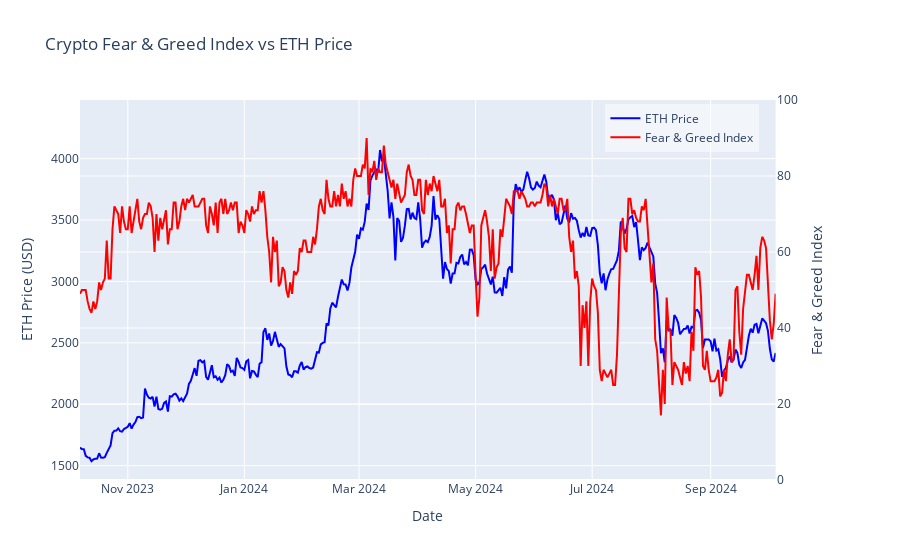

The notebook cell saved with this chart:
### Code cell
import plotly.graph_objects as go
from plotly.subplots import make_subplots

def plot_data(merged_df):
    # Sort the dataframe by date
    merged_df = merged_df.sort_values('date')

    # Create figure with secondary y-axis
    fig = make_subplots(specs=[[{"secondary_y": True}]])

    # Add traces
    fig.add_trace(
        go.Scatter(x=merged_df['date'], y=merged_df['daily_avg_price'], name="ETH Price", line=dict(color='blue')),
        secondary_y=False,
    )

    fig.add_trace(
        go.Scatter(x=merged_df['date'], y=merged_df['value'], name="Fear & Greed Index", line=dict(color='red')),
        secondary_y=True,
    )

    # Add figure title
    fig.update_layout(
        title_text="Crypto Fear & Greed Index vs ETH Price",
        xaxis_title="Date",
        yaxis_title="ETH Price (USD)",
        yaxis2_title="Fear & Greed Index",
        legend=dict(x=0.71, y=0.99, bgcolor='rgba(255, 255, 255, 0.5)'),
        hovermode="x unified"
    )

    # Update y-axes ranges
    fig.update_yaxes(range=[merged_df['daily_avg_price'].min() * 0.9, merged_df['daily_avg_price'].max() * 1.1], secondary_y=False)
    fig.update_yaxes(range=[0, 100], secondary_y=True)

    return fig

# Usage
time_period = 365
fear_greed_df = get_fear_greed_data(time_period)  # Last 120 days
eth_df = get_eth_price_data(time_period)  # Last 120 days
bitcoin_df = get_bitcoin_price_data(time_period)  # Last 120 days
# Merge and plot
merged_eth_fg_df = merge_data(fear_greed_df, eth_df)
fig = plot_data(merged_eth_fg_df)

# Display the interactive plot in a Jupyter notebook
fig.show()

# To save as HTML file
#fig.write_html("interactive_plot.html")

### Figure 1 — Plotly figure (JSON) as saved in the notebook; plotly's stock layout.template omitted (floating-point values rounded to 4 significant figures; data arrays with more than 128 entries replaced by an {"elided": "..."} marker saying what was removed)
{"data": [{"line": {"color": "blue"}, "name": "ETH Price", "type": "scatter", "x": {"elided": "365 str values"}, "xaxis": "x", "y": {"elided": "365 float values"}, "yaxis": "y"}, {"line": {"color": "red"}, "name": "Fear & Greed Index", "type": "scatter", "x": {"elided": "365 str values"}, "xaxis": "x", "y": {"elided": "365 int values"}, "yaxis": "y2"}], "layout": {"hovermode": "x unified", "legend": {"bgcolor": "rgba(255, 255, 255, 0.5)", "x": 0.71, "y": 0.99}, "title": {"text": "Crypto Fear & Greed Index vs ETH Price"}, "xaxis": {"anchor": "y", "domain": [0, 0.94], "title": {"text": "Date"}}, "yaxis": {"anchor": "x", "domain": [0, 1], "range": [1383.0, 4478.0], "title": {"text": "ETH Price (USD)"}}, "yaxis2": {"anchor": "x", "overlaying": "y", "range": [0, 100], "side": "right", "title": {"text": "Fear & Greed Index"}}}}
